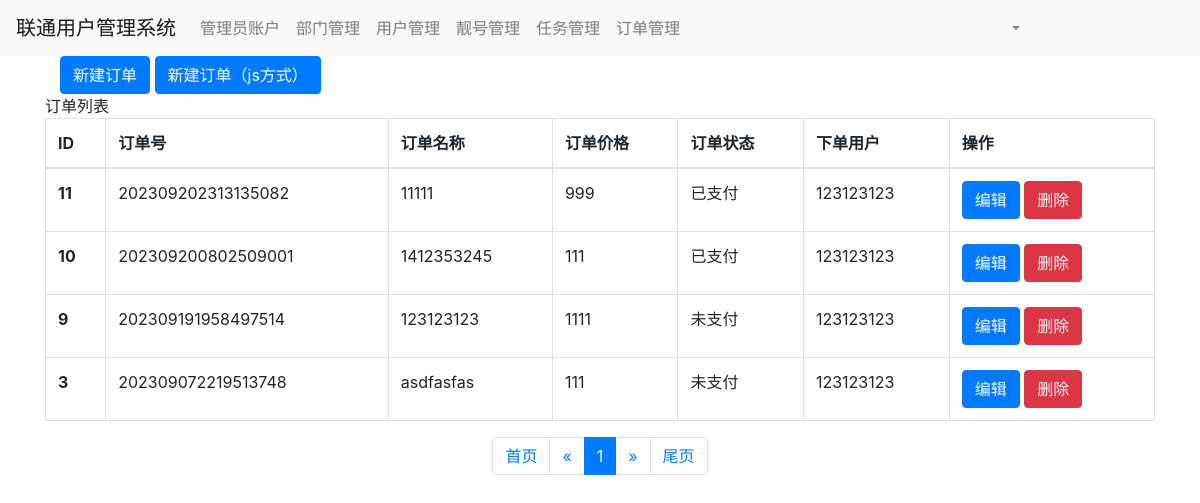
Before: /order/list/ (signed in) with the older database file.
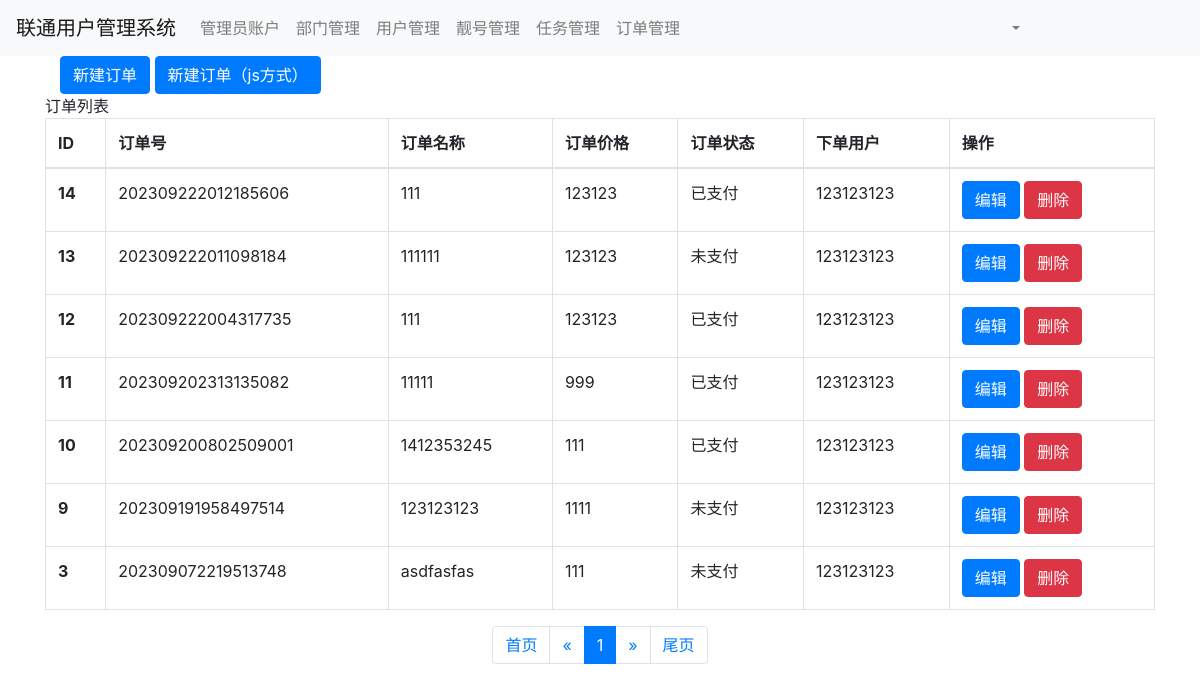
After: the same page with the newer database file.
### app01/models.py (models this page shows, shortened)
class Order(models.Model):
    oid = models.CharField(verbose_name="订单号", max_length=64)
    title = models.CharField(verbose_name="订单名称", max_length=32)
    price = models.IntegerField(verbose_name="订单价格")
    status_choices = (
        (1, "未支付"),
        (2, "已支付"),
    )
    status = models.SmallIntegerField(verbose_name="订单状态", choices=status_choices, default=1)
    user = models.ForeignKey(verbose_name="下单用户", to="Admin", to_field="id", on_delete=models.CASCADE)

class Admin(models.Model):
    username = models.CharField(verbose_name="用户名", max_length=32)
    password = models.CharField(
        verbose_name="密码",
        max_length=64,
    )

### app01/views.py (the view)
# urls.py: path('order/list/', views.order_list),
def order_list(request):
    form = forms.OrderModelForm()
    query_set = models.Order.objects.all().order_by("-oid")
    page_object = Pagination(request, queryset=query_set)
    page_queryset = page_object.page_queryset
    page_string = page_object.gennerate_html()
    context = {
        "form": form,
        "task_list": page_queryset,
        "page_string": page_string,
    }
    return render(request, "order_list.html", context=context)

### app01/forms.py
class OrderModelForm(BaseModelForm):
    class Meta:
        model = models.Order
        exclude = ["oid", "user"]

### app01/templates/order_list.html (shortened to what this page needs)
{% extends "base.html" %}
{% block content %}
    <div class="container">
        <div class="col">
            <input type="button" value="新建订单" class="btn btn-primary" data-toggle="modal"
                   data-target="#exampleModal">
            <input type="button" value="新建订单（js方式）" class="btn btn-primary add_or_edit_button" orderId='null'>
        </div>
        <div class="panel panel-default">
            <div class="panel-heading">
                订单列表
            </div>
            <table class="table table-bordered">
                <thead>
                <tr>
                    <th>ID</th>
                    <th>订单号</th>
                    <th>订单名称</th>
                    <th>订单价格</th>
                    <th>订单状态</th>
                    <th>下单用户</th>
                    <th>操作</th>
                </tr>
                </thead>
                <tbody>
                {% for object in task_list %}
                    <tr>
                        <th scope="row">{{ object.id }}</th>
                        <td>{{ object.oid }}</td>
                        <td>{{ object.title }}</td>
                        <td>{{ object.price }}</td>
                        <td>{{ object.get_status_display }}</td>
                        <td>{{ object.user.username }}</td>
                        <td>
                            <a class="btn btn-primary btn-xs add_or_edit_button" orderId="{{ object.id }}"
                               href="#">编辑</a>
                            <button class=" btn btn-danger btn-xs btnDelete" orderId="{{ object.id }}"
                                    href="#">删除
                            </button>
                        </td>
                    </tr>
                {% endfor %}
                </tbody>
            </table>
        </div>
        {{ page_string }}
    </div>
{% endblock %}

### app01/templates/base.html (shortened to what this page needs)
{% load static %}
<!DOCTYPE html>
<html lang="en">
<head>
    <link rel="stylesheet" href="{% static 'plugins/bootstrap-4.6.2/css/bootstrap.min.css' %}">
</head>
<body>
<nav class="navbar navbar-expand-lg navbar-light bg-light">
    <a class="navbar-brand" href="/">联通用户管理系统</a>
    <div class="collapse navbar-collapse" id="navbarSupportedContent">
        <ul class="navbar-nav mr-auto">
            <li class="nav-item">
                <a class="nav-link" href="/admin/list/">管理员账户</a>
            </li>
            <li class="nav-item">
                <a class="nav-link" href="/depart/list/">部门管理</a>
            </li>
            <li class="nav-item">
                <a class="nav-link" href="/user/list/">用户管理</a>
            </li>
            <li class="nav-item">
                <a class="nav-link" href="/prettynum/list">靓号管理</a>
            </li>
            <li class="nav-item">
                <a class="nav-link" href="/task/list">任务管理</a>
            </li>
            <li class="nav-item">
                <a class="nav-link" href="/order/list">订单管理</a>
            </li>
        </ul>
        <ul class="navbar-nav mr-auto" style="  margin-left: auto;; ">
            <li class="nav-item dropdown">
                <a class="nav-link dropdown-toggle" href="#" role="button" data-toggle="dropdown" aria-expanded="false">
                </a>
            </li>
        </ul>
    </div>
</nav>
{% block content %}
{% endblock %}
</body>
</html>

Changed rows visible on the page:
added Order: id "14", oid "202309222012185606", title "111", price "123123", status "已支付", user.username "123123123"
added Order: id "13", oid "202309222011098184", title "111111", price "123123", status "未支付", user.username "123123123"
added Order: id "12", oid "202309222004317735", title "111", price "123123", status "已支付", user.username "123123123"
